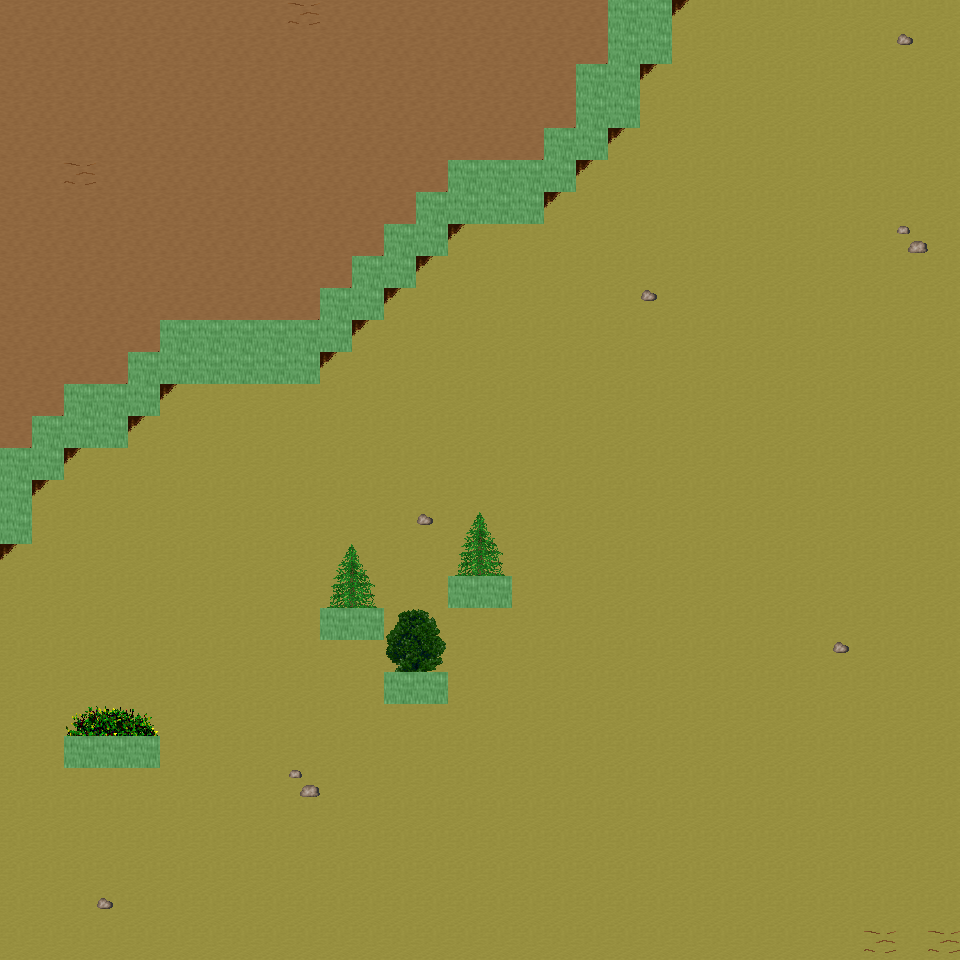

This game map was drawn from its Tiled (.tmx) file and the tilesets committed beside it. A one-line description and the trimmed map source follow:
An orthogonal 30x30 tile map with 32x32 px tiles, 6 tile layers (Ground, Object, Object2, Above, ...), 23 tilesets and 6 objects (6x mapExit).

<map version="1.0" orientation="orthogonal" renderorder="right-down" width="30" height="30" tilewidth="32" tileheight="32" nextobjectid="7">
  <tileset firstgid="1" name="tileset_ground_ground" tilewidth="32" tileheight="32" tilecount="33" columns="3">
    <image source="../drawable/tileset_ground_ground.png" width="96" height="352" />
  </tileset>
  <tileset firstgid="34" name="tileset_ground_water_pool" tilewidth="32" tileheight="32" tilecount="72" columns="3">
    <image source="../drawable/tileset_ground_water_pool.png" width="96" height="768" />
  </tileset>
  <tileset firstgid="106" name="tileset_ground_ridge_earth_dark" tilewidth="32" tileheight="32" tilecount="96" columns="12">
    <image source="../drawable/tileset_ground_ridge_earth_dark.png" width="384" height="256" />
  </tileset>
  <tileset firstgid="202" name="tileset_ground_ridge_earth_pale" tilewidth="32" tileheight="32" tilecount="96" columns="12">
    <image source="../drawable/tileset_ground_ridge_earth_pale.png" width="384" height="256" />
  </tileset>
  <tileset firstgid="298" name="tileset_ground_grass_edges" tilewidth="32" tileheight="32" tilecount="36" columns="12">
    <image source="../drawable/tileset_ground_grass_edges.png" width="384" height="96" />
  </tileset>
  <tileset firstgid="334" name="tileset_ground_grass_corners" tilewidth="32" tileheight="32" tilecount="24" columns="6">
    <image source="../drawable/tileset_ground_grass_corners.png" width="192" height="128" />
  </tileset>
  <tileset firstgid="358" name="tileset_ground_earth_edges" tilewidth="32" tileheight="32" tilecount="18" columns="6">
    <image source="../drawable/tileset_ground_earth_edges.png" width="192" height="96" />
  </tileset>
  <tileset firstgid="376" name="tileset_ground_rock_pebbles" tilewidth="32" tileheight="32" tilecount="3" columns="1">
    <image source="../drawable/tileset_ground_rock_pebbles.png" width="32" height="96" />
  </tileset>
  <tileset firstgid="379" name="tileset_ground_ladder_steps" tilewidth="32" tileheight="32" tilecount="6" columns="3">
    <image source="../drawable/tileset_ground_ladder_steps.png" width="96" height="64" />
  </tileset>
  <tileset firstgid="385" name="tileset_plant_grasses" tilewidth="32" tileheight="32" tilecount="6" columns="3">
    <image source="../drawable/tileset_plant_grasses.png" width="96" height="64" />
  </tileset>
  <tileset firstgid="391" name="tileset_plant_flower_daisy_red" tilewidth="32" tileheight="32" tilecount="8" columns="2">
    <image source="../drawable/tileset_plant_flower_daisy_red.png" width="64" height="128" />
  </tileset>
  <tileset firstgid="399" name="tileset_plant_flower_daisy_yellow" tilewidth="32" tileheight="32" tilecount="8" columns="2">
    <image source="../drawable/tileset_plant_flower_daisy_yellow.png" width="64" height="128" />
  </tileset>
  <tileset firstgid="407" name="tileset_plant_flower_daisy_blue" tilewidth="32" tileheight="32" tilecount="8" columns="2">
    <image source="../drawable/tileset_plant_flower_daisy_blue.png" width="64" height="128" />
  </tileset>
  <tileset firstgid="415" name="tileset_item_corpse_huge_animal" tilewidth="32" tileheight="32" tilecount="16" columns="2">
    <image source="../drawable/tileset_item_corpse_huge_animal.png" width="64" height="256" />
  </tileset>
  <tileset firstgid="431" name="tileset_item_pot_dark_barrel" tilewidth="32" tileheight="32" tilecount="2" columns="1">
    <image source="../drawable/tileset_item_pot_dark_barrel.png" width="32" height="64" />
  </tileset>
  <tileset firstgid="433" name="tileset_item_statue_green_stone" tilewidth="32" tileheight="32" tilecount="12" columns="4">
    <image source="../drawable/tileset_item_statue_green_stone.png" width="128" height="96" />
  </tileset>
  <tileset firstgid="445" name="tileset_logic_creature_orc" tilewidth="32" tileheight="32" tilecount="6" columns="6">
    <image source="../drawable/tileset_logic_creature_orc.png" width="192" height="32" />
  </tileset>
  <tileset firstgid="451" name="tileset_logic_creature_animal" tilewidth="32" tileheight="32" tilecount="32" columns="8">
    <image source="../drawable/tileset_logic_creature_animal.png" width="256" height="128" />
  </tileset>
  <tileset firstgid="483" name="tileset_logic_portal" tilewidth="32" tileheight="32" tilecount="24" columns="8">
    <image source="../drawable/tileset_logic_portal.png" width="256" height="96" />
  </tileset>
  <tileset firstgid="507" name="tileset_logic_collision" tilewidth="32" tileheight="32" tilecount="1" columns="1">
    <image source="../drawable/tileset_logic_collision.png" width="32" height="32" />
  </tileset>
  <tileset firstgid="508" name="tileset_plant_tree_spruce" tilewidth="32" tileheight="32" tilecount="6" columns="2">
    <image source="../drawable/tileset_plant_tree_spruce.png" width="64" height="96" />
  </tileset>
  <tileset firstgid="514" name="tileset_plant_tree_taller_trees" tilewidth="32" tileheight="32" tilecount="32" columns="8">
    <image source="../drawable/tileset_plant_tree_taller_trees.png" width="256" height="128" />
  </tileset>
  <tileset firstgid="546" name="tileset_plant_bush_bush_mult_colored" tilewidth="32" tileheight="32" tilecount="6" columns="3">
    <image source="../drawable/tileset_plant_bush_bush_mult_colored.png" width="96" height="64" />
  </tileset>
  <layer name="Ground" width="30" height="30">
    <data>[900 cells, 900 non-empty, 2 distinct tile ids]</data>
  </layer>
  <layer name="Object" width="30" height="30">
    <data>[900 cells, 90 non-empty, 20 distinct tile ids]</data>
  </layer>
  <layer name="Object2" width="30" height="30">
    <data>[900 cells, 2 non-empty, 1 distinct tile ids]</data>
  </layer>
  <layer name="Above" width="30" height="30">
    <data>[900 cells, 15 non-empty, 11 distinct tile ids]</data>
  </layer>
  <layer name="Above2" width="30" height="30">
    <data>[900 cells, 0 non-empty, 0 distinct tile ids]</data>
  </layer>
  <layer name="Walkable" width="30" height="30">
    <data>[900 cells, 55 non-empty, 1 distinct tile ids]</data>
  </layer>
  <objectgroup name="MapEvents">
    <object id="1" name="north" type="mapExit" x="0" y="0" width="608" height="32">
      <properties>
        <property name="map" value="level_0_x69_y76" />
        <property name="x" value="0" />
        <property name="y" value="28" />
      </properties>
    </object>
    <object id="2" name="north2" type="mapExit" x="672" y="0" width="288" height="32">
      <properties>
        <property name="map" value="level_0_x69_y76" />
        <property name="x" value="21" />
        <property name="y" value="28" />
      </properties>
    </object>
    <object id="3" name="south" type="mapExit" x="0" y="928" width="960" height="32">
      <properties>
        <property name="map" value="level_0_x69_y78" />
        <property name="x" value="0" />
        <property name="y" value="1" />
      </properties>
    </object>
    <object id="4" name="west" type="mapExit" x="0" y="0" width="32" height="448">
      <properties>
        <property name="map" value="level_0_x68_y77" />
        <property name="x" value="28" />
        <property name="y" value="0" />
      </properties>
    </object>
    <object id="5" name="west2" type="mapExit" x="0" y="544" width="32" height="416">
      <properties>
        <property name="map" value="level_0_x68_y77" />
        <property name="x" value="28" />
        <property name="y" value="17" />
      </properties>
    </object>
    <object id="6" name="east" type="mapExit" x="928" y="0" width="32" height="960">
      <properties>
        <property name="map" value="level_0_x70_y77" />
        <property name="x" value="1" />
        <property name="y" value="0" />
      </properties>
    </object>
  </objectgroup>
</map>
